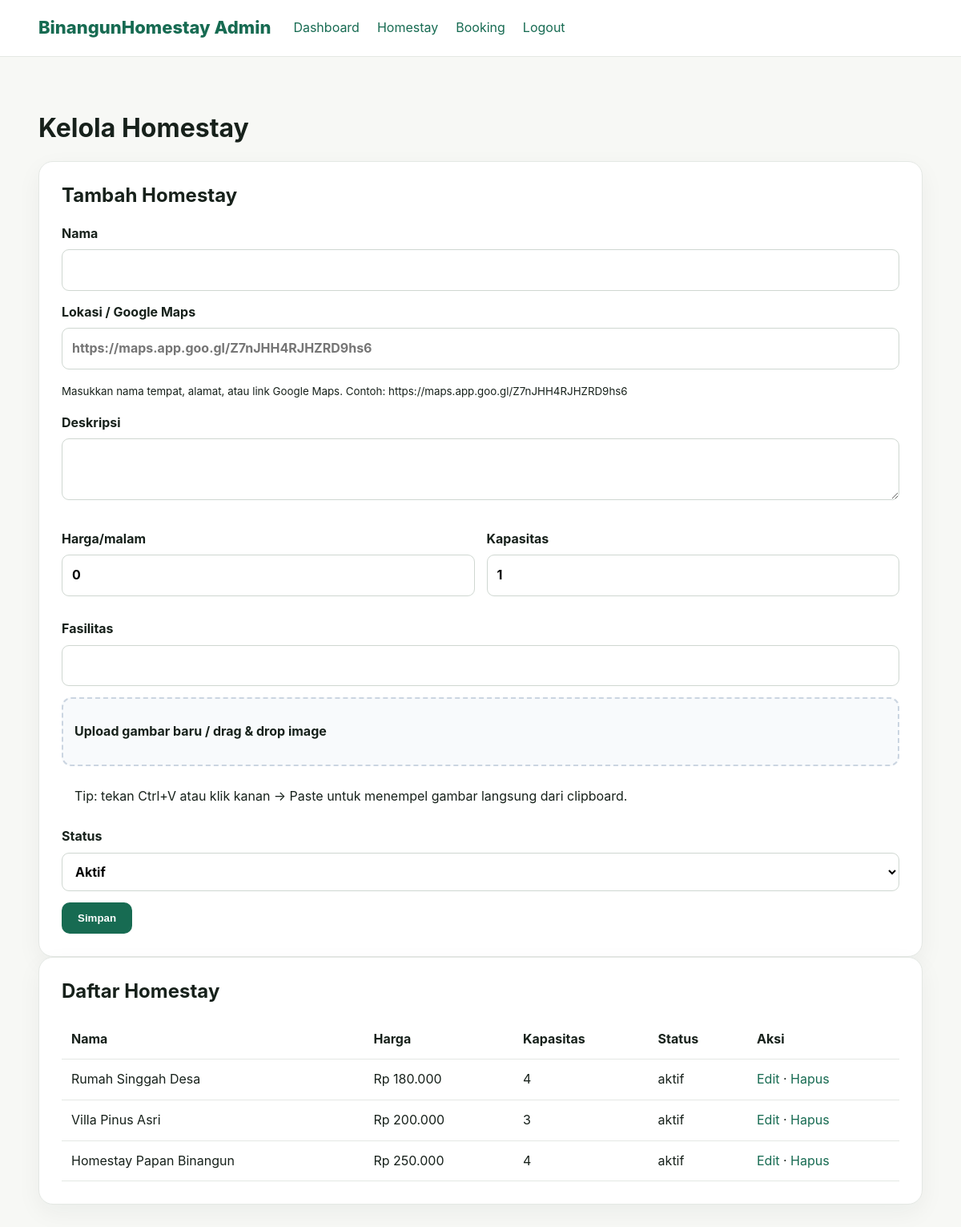
/homestay_booking_lengkap/admin/homestay.php (signed in), run on the app's committed database.
### tables this page shows
CREATE TABLE `homestays` (
  `id` int NOT NULL,
  `nama` varchar(150) NOT NULL,
  `lokasi` varchar(255) NOT NULL,
  `deskripsi` text NOT NULL,
  `harga` decimal(12,2) NOT NULL DEFAULT '0.00',
  `kapasitas` int NOT NULL DEFAULT '1',
  `fasilitas` text,
  `gambar` varchar(255) DEFAULT '',
  `status` enum('aktif','nonaktif') NOT NULL DEFAULT 'aktif',
  `created_at` timestamp NULL DEFAULT CURRENT_TIMESTAMP
);

### homestay_booking_lengkap/config/functions.php (called while the page is built, shortened)
<?php
function e($value) {
    return htmlspecialchars((string)$value, ENT_QUOTES, 'UTF-8');
}
function rupiah($angka) {
    return 'Rp ' . number_format((float)$angka, 0, ',', '.');
}
?>

### homestay_booking_lengkap/admin/homestay.php (the view, shortened to what this page needs)
<?php
require_once '../config/koneksi.php';
require_once '../config/functions.php';
$edit = null;
include 'header.php';
?>
<h1>Kelola Homestay</h1>
<div class="card">
    <h2><?= $edit ? 'Edit' : 'Tambah' ?> Homestay</h2>
    <form method="post" enctype="multipart/form-data">
        <label>Nama<input required name="nama" value="<?= e($edit['nama'] ?? '') ?>"></label>
        <label>Lokasi / Google Maps<input required type="text" name="lokasi" value="<?= e($edit['lokasi'] ?? '') ?>" placeholder="https://maps.app.goo.gl/Z7nJHH4RJHZRD9hs6"></label>
        <small>Masukkan nama tempat, alamat, atau link Google Maps. Contoh: https://maps.app.goo.gl/Z7nJHH4RJHZRD9hs6</small>
        <label>Deskripsi<textarea required name="deskripsi"><?= e($edit['deskripsi'] ?? '') ?></textarea></label>
        <div class="two">
            <label>Harga/malam<input required type="number" step="1000" min="0" name="harga" value="<?= e($edit['harga'] ?? 0) ?>"></label>
            <label>Kapasitas<input required type="number" name="kapasitas" min="1" value="<?= e($edit['kapasitas'] ?? 1) ?>"></label>
        </div>
        <label>Fasilitas<input name="fasilitas" value="<?= e($edit['fasilitas'] ?? '') ?>"></label>
        <div id="drop-zone" style="border:2px dashed #cbd5e1; border-radius:12px; padding:14px; margin:10px 0; background:#f8fafc; cursor:pointer;">
            <label for="gambar_file" style="display:block; cursor:pointer;">Upload gambar baru / drag & drop image</label>
        </div>
        <p class="small">Tip: tekan Ctrl+V atau klik kanan → Paste untuk menempel gambar langsung dari clipboard.</p>
        <label>Status<select name="status">
            <option value="aktif" <?= ($edit['status'] ?? 'aktif') === 'aktif' ? 'selected' : '' ?>>Aktif</option>
        </select></label>
        <button class="btn">Simpan</button>
    </form>
</div>
<div class="card">
    <h2>Daftar Homestay</h2>
    <div class="table-wrap">
        <table>
            <tr><th>Nama</th><th>Harga</th><th>Kapasitas</th><th>Status</th><th>Aksi</th></tr>
            <?php $q = $conn->query("SELECT * FROM homestays ORDER BY id DESC"); while ($h = $q->fetch_assoc()): ?>
                <tr>
                    <td><?= e($h['nama']) ?></td>
                    <td><?= rupiah($h['harga']) ?></td>
                    <td><?= $h['kapasitas'] ?></td>
                    <td><?= e($h['status']) ?></td>
                    <td><a href="?edit=<?= $h['id'] ?>">Edit</a> · <a onclick="return confirm('Hapus homestay?')" href="?hapus=<?= $h['id'] ?>">Hapus</a></td>
                </tr>
            <?php endwhile; ?>
        </table>
    </div>
</div>
<?php include 'footer.php'; ?>

### homestay_booking_lengkap/admin/header.php
<?php require_once '../config/functions.php'; require_admin(); ?>
<!doctype html><html lang="id"><head><meta charset="utf-8"><meta name="viewport" content="width=device-width,initial-scale=1"><title>Admin BinangunHomestay</title><link rel="stylesheet" href="../assets/css/style.css"></head>
<body><header class="adminbar"><div class="container nav-inner"><a class="brand" href="dashboard.php">BinangunHomestay Admin</a><nav><a href="dashboard.php">Dashboard</a><a href="homestay.php">Homestay</a><a href="booking.php">Booking</a><a href="logout.php">Logout</a></nav></div></header><main class="section"><div class="container">

### homestay_booking_lengkap/admin/footer.php
</div></main></body></html>

### homestay_booking_lengkap/assets/css/style.css (style rules this page uses)
:root { --primary:#176b52;--primary2:#0e513d;--text:#17211b;--muted:#68736d;--bg:#f7f8f5;--card:#fff;--line:#e4e8e4;--danger:#b42318 }
* { box-sizing:border-box }
body { margin:0;font-family:Inter,system-ui,-apple-system,BlinkMacSystemFont,"Segoe UI",sans-serif;color:var(--text);background:var(--bg);line-height:1.6 }
a { color:var(--primary);text-decoration:none }
h1,h2,h3 { line-height:1.2;margin-top:0 }
.container { width:min(1120px,92%);margin:auto }
.navbar,.adminbar { background:#fff;border-bottom:1px solid var(--line);position:sticky;top:0;z-index:10 }
.nav-inner { min-height:70px;display:flex;align-items:center;gap:28px }
.nav-inner nav { display:flex;gap:22px;flex:1 }
.brand { font-weight:800;font-size:22px;color:var(--primary) }
.small { padding:9px 16px!important }
.btn { display:inline-block;border:0;background:var(--primary);color:#fff;padding:12px 20px;border-radius:10px;font-weight:700;cursor:pointer }
.hero-card,.card { background:#fff;border:1px solid var(--line);border-radius:18px;padding:28px;box-shadow:0 10px 30px rgba(20,40,30,.05) }
.section { padding:70px 0 }
.two { display:grid;grid-template-columns:1fr 1fr;gap:15px }
label { display:block;font-weight:700;margin:14px 0 }
input,textarea,select { width:100%;margin-top:7px;padding:12px;border:1px solid #cfd7d1;border-radius:9px;font:inherit;background:white }
.table-wrap { overflow:auto }
table { border-collapse:collapse;width:100%;min-width:750px }
th,td { text-align:left;padding:12px;border-bottom:1px solid var(--line);vertical-align:top }

### data on the page
homestays: nama "Rumah Singgah Desa", harga "Rp 180.000", kapasitas "4", status "aktif"
homestays: nama "Villa Pinus Asri", harga "Rp 200.000", kapasitas "3", status "aktif"
homestays: nama "Homestay Papan Binangun", harga "Rp 250.000", kapasitas "4", status "aktif"
